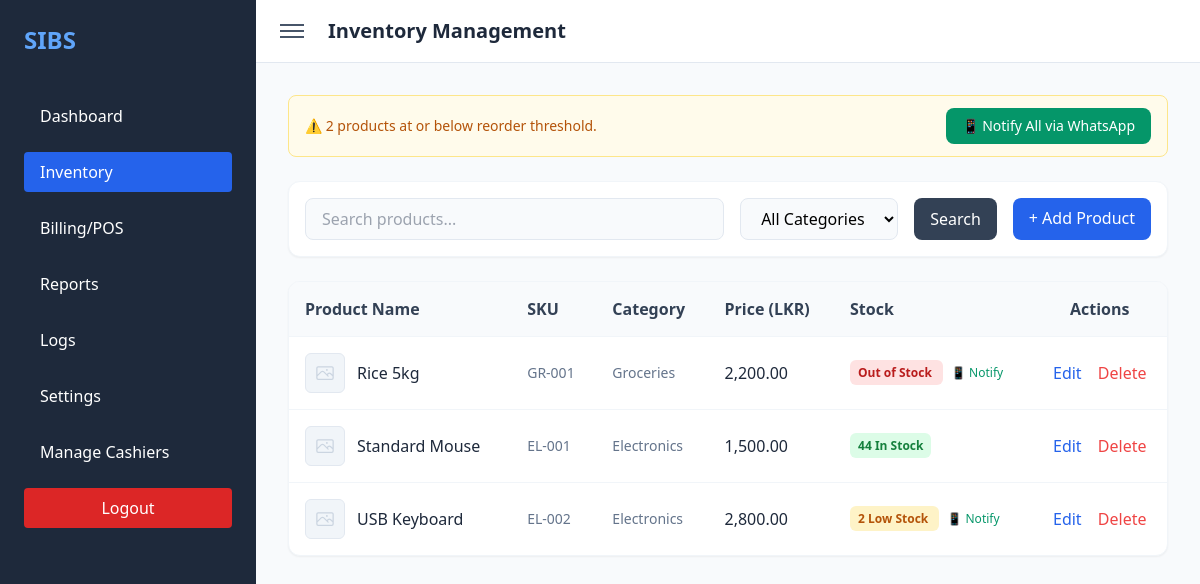
The app's page /inventory.php (signed in) with its own data.
### tables this page shows
CREATE TABLE `products` (
  `id` int(11) NOT NULL,
  `name` varchar(100) NOT NULL,
  `sku` varchar(50) DEFAULT NULL,
  `category` varchar(50) DEFAULT NULL,
  `image` varchar(255) DEFAULT NULL,
  `price` decimal(10,2) NOT NULL,
  `cost_price` decimal(10,2) DEFAULT 0.00,
  `quantity` int(11) NOT NULL,
  `low_stock_threshold` int(11) DEFAULT 5,
  `created_at` timestamp NOT NULL DEFAULT current_timestamp()
);

### inventory.php (the view, shortened to what this page needs)
<?php
include 'includes/settings.php';
$q   = trim($_GET['q'] ?? '');
$sql    = "SELECT * FROM products WHERE 1=1";
$sql .= " ORDER BY name ASC";
$stmt = $conn->prepare($sql);
$stmt->execute();
$products = $stmt->get_result();
$low_stock_list = [];
$lsq = $conn->query("SELECT name, quantity, low_stock_threshold FROM products
                     WHERE quantity <= low_stock_threshold
                     ORDER BY quantity ASC");
while ($row = $lsq->fetch_assoc()) {
    $low_stock_list[] = $row;
}
?>
<?php include 'includes/sidebar.php'; ?>
<!DOCTYPE html>
<html lang="en">
<head>
    <script src="https://cdn.tailwindcss.com"></script>
</head>
<body class="bg-slate-50">
    <main id="main-content" class="ml-64 min-h-screen transition-all duration-300">
        <header class="bg-white border-b border-slate-200 p-4 flex justify-between items-center sticky top-0 z-10">
            <div class="flex items-center gap-4">
                <button id="toggle-btn" class="p-2 hover:bg-slate-100 rounded-lg">
                    <span class="block w-6 h-0.5 bg-slate-600 mb-1"></span>
                    <span class="block w-6 h-0.5 bg-slate-600 mb-1"></span>
                    <span class="block w-6 h-0.5 bg-slate-600"></span>
                </button>
                <h1 class="text-xl font-bold text-slate-800">Inventory Management</h1>
            </div>
        </header>
        <div class="p-8">
            <?php if (count($low_stock_list) > 0): ?>
                <?php
                $summary_lines = ["⚠️ Low Stock Report", ""];
                foreach ($low_stock_list as $row) {
                    $summary_lines[] = "- " . $row['name'] . ": " . (int) $row['quantity'] . " left (threshold " . (int) $row['low_stock_threshold'] . ")";
                }
                $summary_message = implode("\n", $summary_lines);
                ?>
                <div class="mb-6 px-4 py-3 rounded-lg border bg-amber-50 border-amber-200 flex items-center justify-between flex-wrap gap-3">
                    <span class="text-sm text-amber-700">⚠️ <?php echo count($low_stock_list); ?> product<?php echo count($low_stock_list) === 1 ? '' : 's'; ?> at or below reorder threshold.</span>
                    <button type="button" onclick="sendWhatsappAlert(this, <?php echo htmlspecialchars(json_encode($summary_message), ENT_QUOTES); ?>)"
                        class="notify-btn bg-emerald-600 hover:bg-emerald-700 text-white text-sm px-4 py-2 rounded-lg font-medium transition-colors whitespace-nowrap">
                        📱 Notify All via WhatsApp
                    </button>
                </div>
            <?php endif; ?>
            <form method="GET" action="inventory.php"
                class="bg-white p-4 rounded-xl shadow-sm border border-slate-100 mb-6 flex gap-4">
                <input type="text" name="q" value="<?php echo htmlspecialchars($q); ?>"
                    placeholder="Search products..."
                    class="flex-1 bg-slate-50 border border-slate-200 rounded-lg px-4 py-2 focus:outline-none focus:ring-2 focus:ring-blue-500">
                <select name="category" class="bg-slate-50 border border-slate-200 rounded-lg px-4 py-2 focus:outline-none">
                    <option value="">All Categories</option>
                </select>
                <button type="submit" class="bg-slate-700 hover:bg-slate-800 text-white px-4 py-2 rounded-lg font-medium transition-colors">
                    Search
                </button>
                <a href="inventory.php?show=add"
                    class="bg-blue-600 hover:bg-blue-700 text-white px-4 py-2 rounded-lg font-medium transition-colors whitespace-nowrap">
                    + Add Product
                </a>
            </form>
            <div class="bg-white rounded-xl shadow-sm border border-slate-100 overflow-hidden">
                <table class="w-full text-left border-collapse">
                    <thead class="bg-slate-50 border-b border-slate-100">
                        <tr>
                            <th class="p-4 font-semibold text-slate-700">Product Name</th>
                            <th class="p-4 font-semibold text-slate-700">SKU</th>
                            <th class="p-4 font-semibold text-slate-700">Category</th>
                            <th class="p-4 font-semibold text-slate-700">Price (LKR)</th>
                            <th class="p-4 font-semibold text-slate-700">Stock</th>
                            <th class="p-4 font-semibold text-slate-700 text-center">Actions</th>
                        </tr>
                    </thead>
                    <tbody class="divide-y divide-slate-100">
                        <?php if ($products->num_rows === 0): ?>
                            <tr>
                                <td colspan="6" class="p-8 text-center text-slate-400 italic">
                                    No products found. Click “+ Add Product” to create your first one.
                                </td>
                            </tr>
                        <?php else: ?>
                            <?php while ($p = $products->fetch_assoc()): ?>
                                <?php
                                $qty = (int) $p['quantity'];
                                $thr = (int) ($p['low_stock_threshold'] ?? 5);
                                if ($qty === 0) {
                                    $badge = 'bg-red-100 text-red-700';
                                    $label = 'Out of Stock';
                                } elseif ($qty <= $thr) {
                                    $badge = 'bg-amber-100 text-amber-700';
                                    $label = $qty . ' Low Stock';
                                } else {
                                    $badge = 'bg-green-100 text-green-700';
                                    $label = $qty . ' In Stock';
                                }
                                ?>
                                <tr class="hover:bg-slate-50 transition-colors">
                                    <td class="p-4 text-slate-800 font-medium">
                                        <div class="flex items-center gap-3">
                                            <?php if (!empty($p['image']) && file_exists($p['image'])): ?>
                                                <img src="<?php echo htmlspecialchars($p['image']); ?>"
                                                    alt="<?php echo htmlspecialchars($p['name']); ?>"
                                                    class="w-10 h-10 object-cover rounded-md border border-slate-200 flex-shrink-0">
                                            <?php else: ?>
                                                <span class="w-10 h-10 rounded-md bg-slate-100 border border-slate-200 flex items-center justify-center text-slate-300 flex-shrink-0">
                                                </span>
                                            <?php endif; ?>
                                            <span><?php echo htmlspecialchars($p['name']); ?></span>
                                        </div>
                                    </td>
                                    <td class="p-4 text-slate-500 text-sm"><?php echo htmlspecialchars($p['sku'] ?? '—'); ?></td>
                                    <td class="p-4 text-slate-500 text-sm"><?php echo htmlspecialchars($p['category'] ?? '—'); ?></td>
                                    <td class="p-4 text-slate-800"><?php echo number_format($p['price'], 2); ?></td>
                                    <td class="p-4">
                                        <span class="px-2 py-1 <?php echo $badge; ?> rounded-md text-xs font-bold">
                                            <?php echo htmlspecialchars($label); ?>
                                        </span>
                                        <?php if ($qty <= $thr): ?>
                                            <?php
                                            $row_message = ($qty === 0 ? "⚠️ OUT OF STOCK\n" : "⚠️ LOW STOCK\n")
                                                . "Product: " . $p['name'] . "\n"
                                                . "Remaining: " . $qty . " unit(s)\n"
                                                . "Reorder threshold: " . $thr;
                                            ?>
                                            <button type="button"
                                                onclick="sendWhatsappAlert(this, <?php echo htmlspecialchars(json_encode($row_message), ENT_QUOTES); ?>, <?php echo htmlspecialchars(json_encode($p['name']), ENT_QUOTES); ?>, <?php echo $qty; ?>, <?php echo $thr; ?>)"
                                                class="notify-btn ml-2 text-xs text-emerald-600 hover:underline whitespace-nowrap bg-transparent border-0 p-0 cursor-pointer">
                                                📱 Notify
                                            </button>
                                        <?php endif; ?>
                                    </td>
                                    <td class="p-4 text-center whitespace-nowrap">
                                        <a href="inventory.php?edit_id=<?php echo (int) $p['id']; ?>"
                                            class="text-blue-600 hover:underline mr-3">Edit</a>
                                        <form action="actions/product_actions.php" method="POST" class="inline"
                                            onsubmit="return confirm('Delete this product? This cannot be undone.');">
                                            <button type="submit" class="text-red-500 hover:underline">Delete</button>
                                        </form>
                                    </td>
                                </tr>
                            <?php endwhile; ?>
                        <?php endif; ?>
                    </tbody>
                </table>
            </div>
        </div>
    </main>
</body>
</html>

### records on screen
products: name "Rice 5kg", sku "GR-001", category "Groceries", price "2,200.00", quantity "Out of Stock"
products: name "Standard Mouse", sku "EL-001", category "Electronics", price "1,500.00", quantity "44 In Stock"
products: name "USB Keyboard", sku "EL-002", category "Electronics", price "2,800.00", quantity "2 Low Stock"

### other values on screen
count($low_stock_list) "2"
